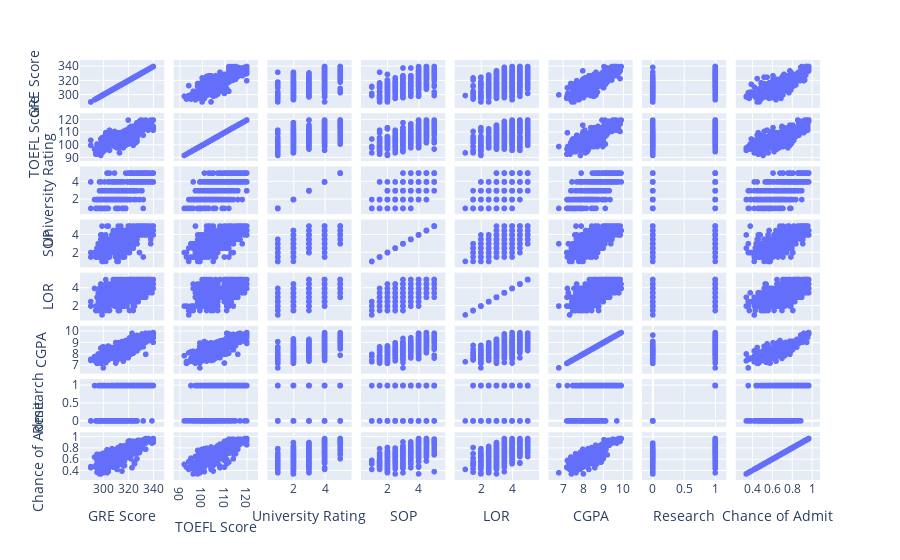

Here is the notebook cell this chart was saved with:
### Code cell
use_cols=df[['GRE Score', 'TOEFL Score', 'University Rating', 'SOP','LOR', 'CGPA', 'Research', 'Chance of Admit']]
px.scatter_matrix(use_cols)

### Figure 1 — Plotly figure (JSON) as saved in the notebook; plotly's stock layout.template omitted (floating-point values rounded to 4 significant figures; data arrays with more than 128 entries replaced by an {"elided": "..."} marker saying what was removed)
{"data": [{"dimensions": [{"axis": {"matches": true}, "label": "GRE Score", "values": {"elided": "500 int values"}}, {"axis": {"matches": true}, "label": "TOEFL Score", "values": {"elided": "500 int values"}}, {"axis": {"matches": true}, "label": "University Rating", "values": {"elided": "500 int values"}}, {"axis": {"matches": true}, "label": "SOP", "values": {"elided": "500 float values"}}, {"axis": {"matches": true}, "label": "LOR", "values": {"elided": "500 float values"}}, {"axis": {"matches": true}, "label": "CGPA", "values": {"elided": "500 float values"}}, {"axis": {"matches": true}, "label": "Research", "values": {"elided": "500 int values"}}, {"axis": {"matches": true}, "label": "Chance of Admit", "values": {"elided": "500 float values"}}], "hovertemplate": "%{xaxis.title.text}=%{x}<br>%{yaxis.title.text}=%{y}<extra></extra>", "legendgroup": "", "marker": {"color": "#636efa", "symbol": "circle"}, "name": "", "showlegend": false, "type": "splom"}], "layout": {"dragmode": "select", "legend": {"tracegroupgap": 0}, "margin": {"t": 60}}}
